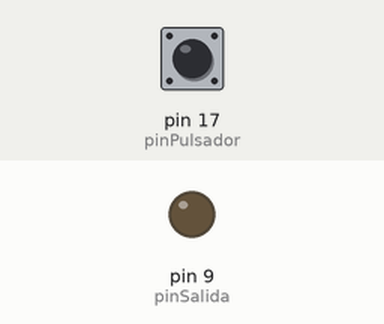
A sketch run on a simulated Arduino Uno, built with avr-gcc and run on an emulated ATmega328P. Parts: output pins drawn as LEDs (lit = HIGH). Dashed ring = blinking. The test bench sets the inputs (shaded band); at power-on: pin 17 (pinPulsador) HIGH.

Above: at 1.2 s.
1.3 s: pin 17 (pinPulsador) pulled LOW for 3.2 s
At 1.7 s:
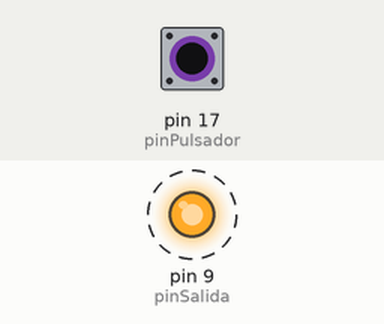
Timing chart, 0 to 6.3 s (numbered marks = the images above; inputs shaded):
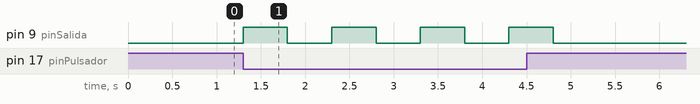

The sketch:

1_Parpadeo.ino
```cpp
#define   pinPulsador   17
#define   pinSalida     9
void setup(){
  pinMode(pinPulsador,INPUT);
  pinMode(pinSalida,OUTPUT);
}
void loop(){
  if (!digitalRead(pinPulsador)) {
    digitalWrite(pinSalida,HIGH);
    delay(500);
    digitalWrite(pinSalida,LOW);
    delay(500);
  }
  else {
    digitalWrite(pinSalida,LOW);
  }
}
```

Measured:
- after the input at 1.3 s, pin 9 (pinSalida): alternates HIGH for 0.50 s and LOW for 0.50 s, 8 changes in all, then stays LOW, starting at once
